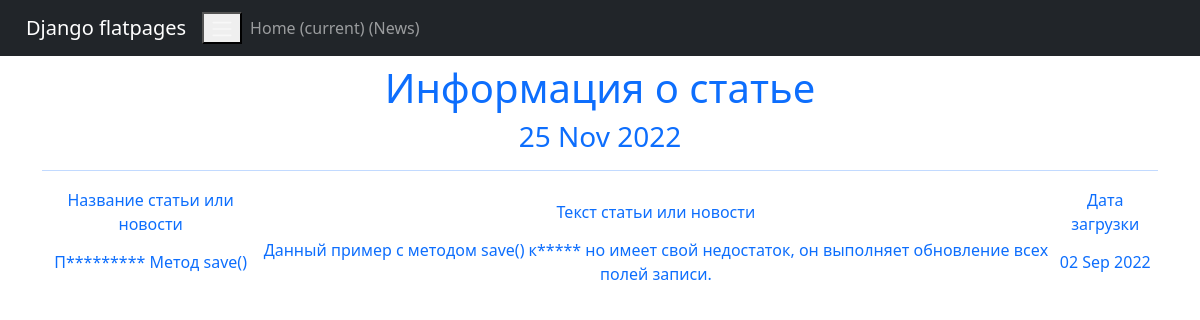
Screenshot of /news/3 with the database file from the repository.
### news/models.py (models this page shows, shortened)
class Post(models.Model):
    author = models.ForeignKey(Author, on_delete=models.CASCADE)
    NEWS = 'NW'
    ARTICLE = 'AR'
    CATEGORY_CHOICES = (
        (NEWS, 'НОВОСТЬ'),
        (ARTICLE, 'СТАТЬЯ')
    )
    categoryType = models.CharField(max_length=2, choices=CATEGORY_CHOICES, default=ARTICLE)
    dateCreation = models.DateTimeField(auto_now_add=True)
    postCategory = models.ManyToManyField(Category, through='PostCategory')
    title = models.CharField(max_length=128)
    text = models.TextField()
    rating = models.SmallIntegerField(default=0)

### news/views.py (the view)
# urls.py: path('<int:pk>', PostDetail.as_view()),
class PostDetail(DetailView):
    model = Post
    template_name = 'post_1.html'
    context_object_name = 'post'
    def get_context_data(self, **kwargs):
        context = super().get_context_data(**kwargs)
        context['time_now'] = datetime.utcnow()
        return context

### news/templatetags/custom_filters.py (called while the page is built)
@register.filter()
def censor(value):
    bad_words = ['прикольный', 'клевый', 'крутой']
    if not isinstance(value, str):
        raise TypeError(f"unresolved type '{type(value)}' expected  type 'str'")
    for word in value.split():
        if word.lower() in bad_words:
            value = value.replace(word, f"{word[0]}{'*' * (len(word) - 1)}")
    return value

### templates/post_1.html (shortened to what this page needs)
{% extends 'flatpages/default.html' %}
{% load custom_filters %}
{% block content %}
  <h1>Информация о статье</h1>
   <h3>{{ time_now|date:'d M Y' }}</h3>
<hr>
       <table>
           <tr>
               <td>Название статьи или новости</td>
               <td>Текст статьи или новости</td>
               <td>Дата загрузки</td>
           <tr>
               <td>{{ post.title|censor }}</td>
               <td>{{ post.text |censor }}</td>
               <td>{{ post.dateCreation|date:'d M Y ' }}</td>
       </table>
{% endblock content %}

### rows the page displays
Post: title|censor "П********* Метод save()", text|censor "Данный пример с методом save() к***** но имеет свой недостаток, он выполняет обновление всех полей записи.", dateCreation "02 Sep 2022"

### other values shown
{{ time_now|date:'d M Y' }} "25 Nov 2022"
